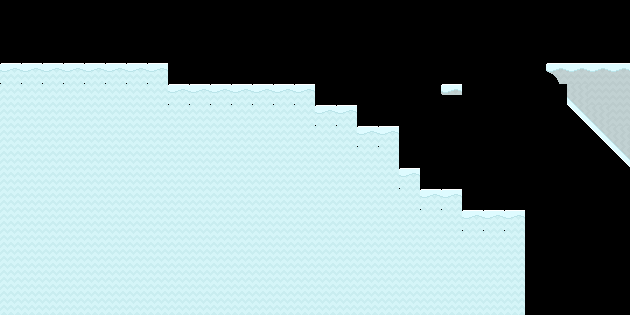

The image is a tile-based game level rendered from a .tmx file. Its description and complete source (layers, tilesets, objects, tile grids) follow:
An orthogonal 30x15 tile map with 21x21 px tiles, 1 tile layer (pis) and 9 objects.

<map version="1.2" tiledversion="1.3.4" orientation="orthogonal" renderorder="right-up" width="30" height="15" tilewidth="21" tileheight="21" infinite="0" nextlayerid="4" nextobjectid="11">
 <tileset firstgid="1" source="sprites1.0.tsx" />
 <layer id="1" name="pis" width="30" height="15">
  <data encoding="csv">
0,0,0,0,0,0,0,0,0,0,0,0,0,0,0,0,0,0,0,0,0,0,0,0,0,0,0,0,0,0,
0,0,0,0,0,0,0,0,0,0,0,0,0,0,0,0,0,0,0,0,0,0,0,0,0,0,0,0,0,0,
0,0,0,0,0,0,0,0,0,0,0,0,0,0,0,0,0,0,0,0,0,0,0,0,0,0,0,0,0,0,
483,483,483,483,483,483,483,483,0,0,0,0,0,0,0,0,0,0,0,0,0,0,0,0,0,0,92,64,64,64,
513,513,513,513,513,513,513,513,483,483,483,483,483,483,483,0,0,0,0,0,0,70,0,0,0,0,0,1610612833,93,93,
513,513,513,513,513,513,513,513,513,513,513,513,513,513,513,483,483,0,0,0,0,0,0,0,0,0,0,1610612803,1610612833,93,
513,513,513,513,513,513,513,513,513,513,513,513,513,513,513,513,513,483,483,0,0,0,0,0,0,0,0,0,1610612803,1610612833,
513,513,513,513,513,513,513,513,513,513,513,513,513,513,513,513,513,513,513,0,0,0,0,0,0,0,0,0,0,1610612803,
513,513,513,513,513,513,513,513,513,513,513,513,513,513,513,513,513,513,513,483,0,0,0,0,0,0,0,0,0,0,
513,513,513,513,513,513,513,513,513,513,513,513,513,513,513,513,513,513,513,513,483,483,0,0,0,0,0,0,0,0,
513,513,513,513,513,513,513,513,513,513,513,513,513,513,513,513,513,513,513,513,513,513,483,483,483,0,0,0,0,0,
513,513,513,513,513,513,513,513,513,513,513,513,513,513,513,513,513,513,513,513,513,513,513,513,513,0,0,0,0,0,
513,513,513,513,513,513,513,513,513,513,513,513,513,513,513,513,513,513,513,513,513,513,513,513,513,0,0,0,0,0,
513,513,513,513,513,513,513,513,513,513,513,513,513,513,513,513,513,513,513,513,513,513,513,513,513,0,0,0,0,0,
513,513,513,513,513,513,513,513,513,513,513,513,513,513,513,513,513,513,513,513,513,513,513,513,513,0,0,0,0,0
</data>
 </layer>
 <objectgroup id="3" name="colision">
  <object id="1" x="0" y="63" width="168" height="252" />
  <object id="2" x="168" y="84" width="147" height="231" />
  <object id="3" x="315" y="105" width="42" height="210" />
  <object id="4" x="357" y="126" width="42" height="189" />
  <object id="5" x="399" y="168" width="21" height="147" />
  <object id="6" x="420" y="189" width="42" height="126" />
  <object id="8" x="462" y="210" width="63" height="105" />
  <object id="9" x="441" y="84" width="21" height="10.5" />
  <object id="10" x="546" y="63">
   <polygon points="0,0 0,21 21,15.75 21,21 21,36.75 84,105 84,0" />
  </object>
 </objectgroup>
</map>
